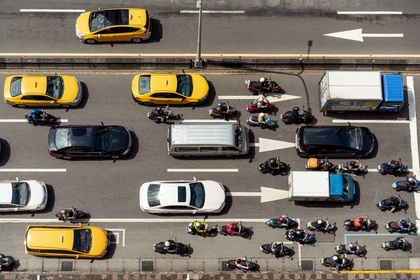
%> input picture DIP-HW5/data/images/cars.jpg, 420 x 280 px, shrunk from 2120 x 1414 before the run
$ octave Q4.m   (GNU Octave 9; MATLAB toolbox functions it lacks are replaced by stand-ins)
%> lines starting %> are read from the running program, lines starting %| are printed output that depends on the picture; in (x1, y1, x2, y2) boxes, pixels count from 0 and x2, y2 are one past the last pixel; in counts of white or black regions, pixels touching at a corner belong together; the program's own positions count from 1
%> further down, RGB is the input picture: size 280x420x3 uint8; mean R, G, B 121, 112.7, 101.4
### HW5/rgb2hsi_custom.m
function [H, S, I] = rgb2hsi_custom(img_rgb)
% Convert to double and normalize to [0,1]
img = double(img_rgb);

R = img(:,:,1) / 255;
G = img(:,:,2) / 255;
B = img(:,:,3) / 255;

% Intensity
I = (R + G + B) / 3;

% Saturation
min_rgb = min(min(R, G), B);
sum_rgb = R + G + B;
S = 1 - (3 .* min_rgb ./ (sum_rgb + eps));

% Hue calculation
num = 0.5 .* ((R - G) + (R - B)) ;
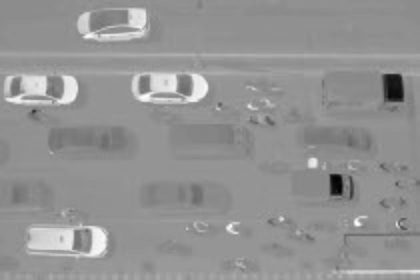
%> num: size 280x420 double; min -0.669, max 0.58, mean 0.0546; drawn with min black and max white
den = sqrt((R - G).^2 + (R - B).*(G - B)) + eps;
theta = acos(num ./ den);
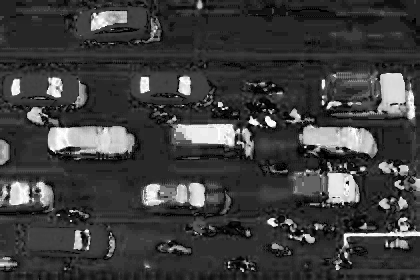
%> theta: size 280x420 double; min 4.47e-08, max 3.14, mean 0.762; drawn with min black and max white

H = theta; % Default when B <= G
H(B > G) = 2*pi - H(B > G);
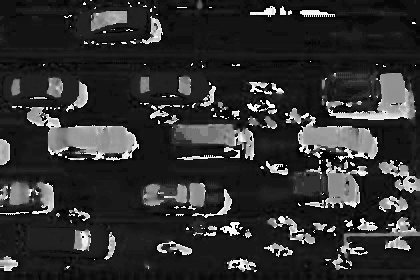
%> H: size 280x420 double; 14.79% of pixels changed, all inside (x1, y1, x2, y2) = (0, 0, 420, 272); drawn with min black and max white

H = H / (2 * pi); % Normalize to [0,1]

% Clip values just in case (due to floating point)
H = max(0, min(1, H));
S = max(0, min(1, S));
I = max(0, min(1, I));

end

### HW5/Q4.m
% =========================================================================
% Title: RGB to HSI Conversion and Image Processing
% Description:
%
% This code implements manual RGB to normalized HSI conversion.
% Then, it applies this to 'cars.jpg' to:
% (1) Extract and display H, S, I components,
% (2) Compare with MATLAB's built-in functions,
% (3) Detect yellow cars and change them to purple using HSI manipulation.
%
% Note: No built-in RGB to HSI conversion functions are used.
% =========================================================================
%% Part b
% Load the image
RGB = imread('images\cars.jpg');

% Convert RGB to HSI
[H, S, I] = rgb2hsi_custom(RGB);

% Display results
figure(1);
subplot(1, 3, 1);
imshow(H);
title('Hue');

subplot(1, 3, 2);
imshow(S);
title('Saturation');

subplot(1, 3, 3);
imshow(I);
title('Intensity');

%% Par c
% MATLAB's HSV conversion
HSV = rgb2hsv(im2double(RGB));
%> HSV: size 280x420x3 double; mean H, S, V 0.188, 0.228, 0.485
H_matlab = HSV(:,:,1);
S_matlab = HSV(:,:,2);
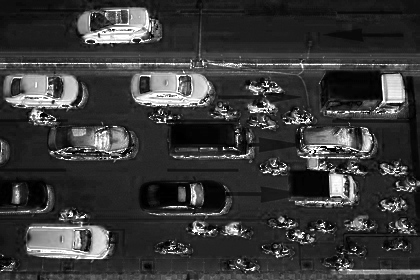
%> S_matlab: size 280x420 double; min 0, max 1, mean 0.228
I_matlab = HSV(:,:,3);
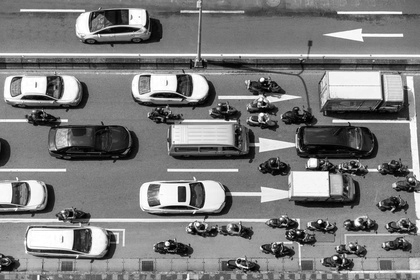
%> I_matlab: size 280x420 double; min 0, max 1, mean 0.485

% Display comparison
figure(2);
subplot(3, 2, 1); imshow(H); title('Custom Hue');
subplot(3, 2, 2); imshow(H_matlab); title('MATLAB Hue');

subplot(3, 2, 3); imshow(S); title('Custom Saturation');
subplot(3, 2, 4); imshow(S_matlab); title('MATLAB Saturation');

subplot(3, 2, 5); imshow(I); title('Custom Intensity');
subplot(3, 2, 6); imshow(I_matlab); title('MATLAB Value');

%% Part d
% Load the image
car_img = imread("images\cars.jpg");

% Convert to HSI using your custom function
[H, S, I] = rgb2hsi_custom(car_img);

% Create mask for yellow (Hue ~ 0.12-0.17, Saturation > 0.4, Intensity > 0.4)
% mask = (H > 0.12 & H < 0.17) & (S > 0.4) & (I > 0.4);
% mask = (H > 0.1 & H < 0.19) & (S > 0.22) & (I > 0.18);
mask = (H >= 0.10 & H <= 0.18) & (S > 0.25) & (I > 0.15);
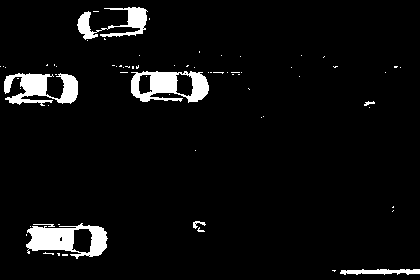
%> mask: size 280x420 logical; 5.1% white; 70 white regions (62 under 20 px), largest, box (x1, y1, x2, y2) and area: (26, 223, 108, 259) 1603, (131, 71, 209, 103) 1473, (4, 73, 78, 106) 1378

% Initialize output image
img_purple = car_img;

% Apply purple color (R=128, G=0, B=128) where mask = 1
[m, n] = size(mask);
%> m = 280; n = 420
for i = 1:m
    for j = 1:n
        if mask(i,j)
            img_purple(i,j,1) = 128;  % R
            img_purple(i,j,2) = 0;    % G
            img_purple(i,j,3) = 128;  % B
        end
    end
end
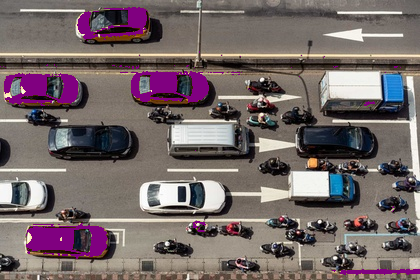
%> img_purple: size 280x420x3 uint8; 5.11% of pixels changed, all inside (x1, y1, x2, y2) = (0, 7, 420, 275)

% Display results
figure(3);
subplot(1,3,1);
imshow(car_img);
title('Original Image');

subplot(1,3,2);
imshow(mask);
title('Yellow Mask (HSI)');

subplot(1,3,3);
imshow(img_purple);
title('Yellow Cars → Purple');

$ run again, with DIP-HW5/data/images/dessert.jpg copied over DIP-HW5/data/images/cars.jpg
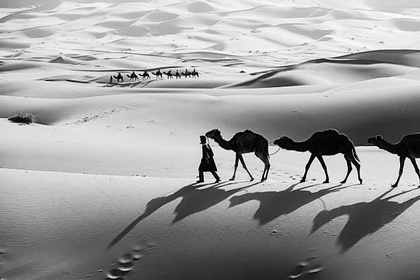
%> input picture DIP-HW5/data/images/dessert.jpg, 420 x 280 px, shrunk from 612 x 408 before the run
%> RGB is the input picture: size 280x420x3 uint8; min 0, max 255, mean 156.9
%> in rgb2hsi_custom, `S = 1 - (3 .* min_rgb ./ (sum_rgb + eps));`:
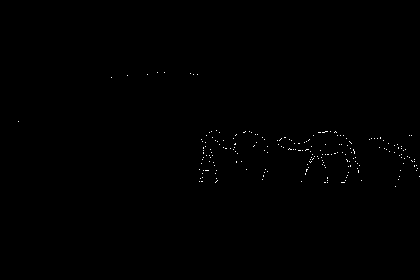
%> S: size 280x420 double; min 0, max 1, mean 0.00234
%> num: size 280x420 double; every value is 0
%> den: size 280x420 double; every value is 2.22e-16
%> theta: size 280x420 double; every value is 1.57
%> H: size 280x420 double; every value is 0.25
%> HSV: size 280x420x3 double; mean H, S, V 0, 0, 0.615
%> mask: size 280x420 logical; every value is 0
